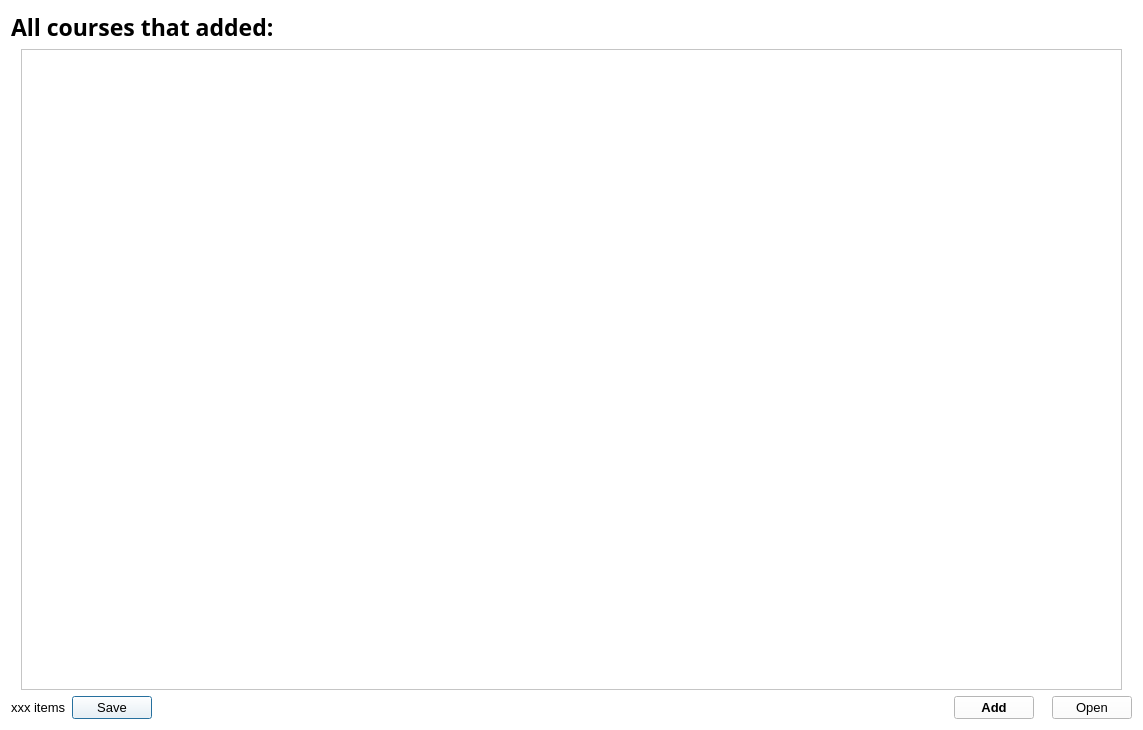
<?xml version="1.0" encoding="UTF-8"?>
<ui version="4.0">
 <class>CoursesWindow</class>
 <widget class="QDialog" name="CoursesWindow">
  <property name="geometry">
   <rect>
    <x>0</x>
    <y>0</y>
    <width>1143</width>
    <height>730</height>
   </rect>
  </property>
  <property name="minimumSize">
   <size>
    <width>1006</width>
    <height>643</height>
   </size>
  </property>
  <property name="palette">
   <palette>
    <active>
     <colorrole role="WindowText">
      <brush brushstyle="SolidPattern">
       <color alpha="255">
        <red>0</red>
        <green>0</green>
        <blue>0</blue>
       </color>
      </brush>
     </colorrole>
     <colorrole role="Button">
      <brush brushstyle="SolidPattern">
       <color alpha="255">
        <red>255</red>
        <green>255</green>
        <blue>255</blue>
       </color>
      </brush>
     </colorrole>
     <colorrole role="Light">
      <brush brushstyle="SolidPattern">
       <color alpha="255">
        <red>255</red>
        <green>255</green>
        <blue>255</blue>
       </color>
      </brush>
     </colorrole>
     <colorrole role="Midlight">
      <brush brushstyle="SolidPattern">
       <color alpha="255">
        <red>255</red>
        <green>255</green>
        <blue>255</blue>
       </color>
      </brush>
     </colorrole>
     <colorrole role="Dark">
      <brush brushstyle="SolidPattern">
       <color alpha="255">
        <red>127</red>
        <green>127</green>
        <blue>127</blue>
       </color>
      </brush>
     </colorrole>
     <colorrole role="Mid">
      <brush brushstyle="SolidPattern">
       <color alpha="255">
        <red>170</red>
        <green>170</green>
        <blue>170</blue>
       </color>
      </brush>
     </colorrole>
     <colorrole role="Text">
      <brush brushstyle="SolidPattern">
       <color alpha="255">
        <red>0</red>
        <green>0</green>
        <blue>0</blue>
       </color>
      </brush>
     </colorrole>
     <colorrole role="BrightText">
      <brush brushstyle="SolidPattern">
       <color alpha="255">
        <red>255</red>
        <green>255</green>
        <blue>255</blue>
       </color>
      </brush>
     </colorrole>
     <colorrole role="ButtonText">
      <brush brushstyle="SolidPattern">
       <color alpha="255">
        <red>0</red>
        <green>0</green>
        <blue>0</blue>
       </color>
      </brush>
     </colorrole>
     <colorrole role="Base">
      <brush brushstyle="SolidPattern">
       <color alpha="255">
        <red>255</red>
        <green>255</green>
        <blue>255</blue>
       </color>
      </brush>
     </colorrole>
     <colorrole role="Window">
      <brush brushstyle="SolidPattern">
       <color alpha="255">
        <red>255</red>
        <green>255</green>
        <blue>255</blue>
       </color>
      </brush>
     </colorrole>
     <colorrole role="Shadow">
      <brush brushstyle="SolidPattern">
       <color alpha="255">
        <red>0</red>
        <green>0</green>
        <blue>0</blue>
       </color>
      </brush>
     </colorrole>
     <colorrole role="AlternateBase">
      <brush brushstyle="SolidPattern">
       <color alpha="255">
        <red>255</red>
        <green>255</green>
        <blue>255</blue>
       </color>
      </brush>
     </colorrole>
     <colorrole role="ToolTipBase">
      <brush brushstyle="SolidPattern">
       <color alpha="255">
        <red>255</red>
        <green>255</green>
        <blue>220</blue>
       </color>
      </brush>
     </colorrole>
     <colorrole role="ToolTipText">
      <brush brushstyle="SolidPattern">
       <color alpha="255">
        <red>0</red>
        <green>0</green>
        <blue>0</blue>
       </color>
      </brush>
     </colorrole>
    </active>
    <inactive>
     <colorrole role="WindowText">
      <brush brushstyle="SolidPattern">
       <color alpha="255">
        <red>0</red>
        <green>0</green>
        <blue>0</blue>
       </color>
      </brush>
     </colorrole>
     <colorrole role="Button">
      <brush brushstyle="SolidPattern">
       <color alpha="255">
        <red>255</red>
        <green>255</green>
        <blue>255</blue>
       </color>
      </brush>
     </colorrole>
     <colorrole role="Light">
      <brush brushstyle="SolidPattern">
       <color alpha="255">
        <red>255</red>
        <green>255</green>
        <blue>255</blue>
       </color>
      </brush>
     </colorrole>
     <colorrole role="Midlight">
      <brush brushstyle="SolidPattern">
       <color alpha="255">
        <red>255</red>
        <green>255</green>
        <blue>255</blue>
       </color>
      </brush>
     </colorrole>
     <colorrole role="Dark">
      <brush brushstyle="SolidPattern">
       <color alpha="255">
        <red>127</red>
        <green>127</green>
        <blue>127</blue>
       </color>
      </brush>
     </colorrole>
     <colorrole role="Mid">
      <brush brushstyle="SolidPattern">
       <color alpha="255">
        <red>170</red>
        <green>170</green>
        <blue>170</blue>
       </color>
      </brush>
     </colorrole>
     <colorrole role="Text">
      <brush brushstyle="SolidPattern">
       <color alpha="255">
        <red>0</red>
        <green>0</green>
        <blue>0</blue>
       </color>
      </brush>
     </colorrole>
     <colorrole role="BrightText">
      <brush brushstyle="SolidPattern">
       <color alpha="255">
        <red>255</red>
        <green>255</green>
        <blue>255</blue>
       </color>
      </brush>
     </colorrole>
     <colorrole role="ButtonText">
      <brush brushstyle="SolidPattern">
       <color alpha="255">
        <red>0</red>
        <green>0</green>
        <blue>0</blue>
       </color>
      </brush>
     </colorrole>
     <colorrole role="Base">
      <brush brushstyle="SolidPattern">
       <color alpha="255">
        <red>255</red>
        <green>255</green>
        <blue>255</blue>
       </color>
      </brush>
     </colorrole>
     <colorrole role="Window">
      <brush brushstyle="SolidPattern">
       <color alpha="255">
        <red>255</red>
        <green>255</green>
        <blue>255</blue>
       </color>
      </brush>
     </colorrole>
     <colorrole role="Shadow">
      <brush brushstyle="SolidPattern">
       <color alpha="255">
        <red>0</red>
        <green>0</green>
        <blue>0</blue>
       </color>
      </brush>
     </colorrole>
     <colorrole role="AlternateBase">
      <brush brushstyle="SolidPattern">
       <color alpha="255">
        <red>255</red>
        <green>255</green>
        <blue>255</blue>
       </color>
      </brush>
     </colorrole>
     <colorrole role="ToolTipBase">
      <brush brushstyle="SolidPattern">
       <color alpha="255">
        <red>255</red>
        <green>255</green>
        <blue>220</blue>
       </color>
      </brush>
     </colorrole>
     <colorrole role="ToolTipText">
      <brush brushstyle="SolidPattern">
       <color alpha="255">
        <red>0</red>
        <green>0</green>
        <blue>0</blue>
       </color>
      </brush>
     </colorrole>
    </inactive>
    <disabled>
     <colorrole role="WindowText">
      <brush brushstyle="SolidPattern">
       <color alpha="255">
        <red>127</red>
        <green>127</green>
        <blue>127</blue>
       </color>
      </brush>
     </colorrole>
     <colorrole role="Button">
      <brush brushstyle="SolidPattern">
       <color alpha="255">
        <red>255</red>
        <green>255</green>
        <blue>255</blue>
       </color>
      </brush>
     </colorrole>
     <colorrole role="Light">
      <brush brushstyle="SolidPattern">
       <color alpha="255">
        <red>255</red>
        <green>255</green>
        <blue>255</blue>
       </color>
      </brush>
     </colorrole>
     <colorrole role="Midlight">
      <brush brushstyle="SolidPattern">
       <color alpha="255">
        <red>255</red>
        <green>255</green>
        <blue>255</blue>
       </color>
      </brush>
     </colorrole>
     <colorrole role="Dark">
      <brush brushstyle="SolidPattern">
       <color alpha="255">
        <red>127</red>
        <green>127</green>
        <blue>127</blue>
       </color>
      </brush>
     </colorrole>
     <colorrole role="Mid">
      <brush brushstyle="SolidPattern">
       <color alpha="255">
        <red>170</red>
        <green>170</green>
        <blue>170</blue>
       </color>
      </brush>
     </colorrole>
     <colorrole role="Text">
      <brush brushstyle="SolidPattern">
       <color alpha="255">
        <red>127</red>
        <green>127</green>
        <blue>127</blue>
       </color>
      </brush>
     </colorrole>
     <colorrole role="BrightText">
      <brush brushstyle="SolidPattern">
       <color alpha="255">
        <red>255</red>
        <green>255</green>
        <blue>255</blue>
       </color>
      </brush>
     </colorrole>
     <colorrole role="ButtonText">
      <brush brushstyle="SolidPattern">
       <color alpha="255">
        <red>127</red>
        <green>127</green>
        <blue>127</blue>
       </color>
      </brush>
     </colorrole>
     <colorrole role="Base">
      <brush brushstyle="SolidPattern">
       <color alpha="255">
        <red>255</red>
        <green>255</green>
        <blue>255</blue>
       </color>
      </brush>
     </colorrole>
     <colorrole role="Window">
      <brush brushstyle="SolidPattern">
       <color alpha="255">
        <red>255</red>
        <green>255</green>
        <blue>255</blue>
       </color>
      </brush>
     </colorrole>
     <colorrole role="Shadow">
      <brush brushstyle="SolidPattern">
       <color alpha="255">
        <red>0</red>
        <green>0</green>
        <blue>0</blue>
       </color>
      </brush>
     </colorrole>
     <colorrole role="AlternateBase">
      <brush brushstyle="SolidPattern">
       <color alpha="255">
        <red>255</red>
        <green>255</green>
        <blue>255</blue>
       </color>
      </brush>
     </colorrole>
     <colorrole role="ToolTipBase">
      <brush brushstyle="SolidPattern">
       <color alpha="255">
        <red>255</red>
        <green>255</green>
        <blue>220</blue>
       </color>
      </brush>
     </colorrole>
     <colorrole role="ToolTipText">
      <brush brushstyle="SolidPattern">
       <color alpha="255">
        <red>0</red>
        <green>0</green>
        <blue>0</blue>
       </color>
      </brush>
     </colorrole>
    </disabled>
   </palette>
  </property>
  <property name="font">
   <font>
    <family>Segoe UI</family>
    <pointsize>10</pointsize>
    <weight>50</weight>
    <bold>false</bold>
    <stylestrategy>PreferDefault</stylestrategy>
   </font>
  </property>
  <property name="windowTitle">
   <string>All Courses</string>
  </property>
  <layout class="QVBoxLayout" name="verticalLayout_2">
   <item>
    <widget class="QLabel" name="label">
     <property name="font">
      <font>
       <family>Segoe UI Semibold</family>
       <pointsize>17</pointsize>
       <weight>75</weight>
       <italic>false</italic>
       <bold>true</bold>
       <underline>false</underline>
       <stylestrategy>PreferDefault</stylestrategy>
       <kerning>false</kerning>
      </font>
     </property>
     <property name="text">
      <string>All courses that added:</string>
     </property>
    </widget>
   </item>
   <item>
    <layout class="QHBoxLayout" name="horizontalLayout_2">
     <item>
      <spacer name="horizontalSpacer_3">
       <property name="orientation">
        <enum>Qt::Horizontal</enum>
       </property>
       <property name="sizeType">
        <enum>QSizePolicy::Fixed</enum>
       </property>
       <property name="sizeHint" stdset="0">
        <size>
         <width>10</width>
         <height>20</height>
        </size>
       </property>
      </spacer>
     </item>
     <item>
      <widget class="QListWidget" name="lw_allCourses">
       <property name="contextMenuPolicy">
        <enum>Qt::CustomContextMenu</enum>
       </property>
      </widget>
     </item>
     <item>
      <spacer name="horizontalSpacer_4">
       <property name="orientation">
        <enum>Qt::Horizontal</enum>
       </property>
       <property name="sizeType">
        <enum>QSizePolicy::Fixed</enum>
       </property>
       <property name="sizeHint" stdset="0">
        <size>
         <width>10</width>
         <height>20</height>
        </size>
       </property>
      </spacer>
     </item>
    </layout>
   </item>
   <item>
    <layout class="QHBoxLayout" name="horizontalLayout">
     <item>
      <widget class="QLabel" name="tv_CoursesCount">
       <property name="enabled">
        <bool>true</bool>
       </property>
       <property name="text">
        <string>xxx items</string>
       </property>
      </widget>
     </item>
     <item>
      <widget class="QPushButton" name="pushButton">
       <property name="text">
        <string>Save</string>
       </property>
      </widget>
     </item>
     <item>
      <spacer name="horizontalSpacer">
       <property name="orientation">
        <enum>Qt::Horizontal</enum>
       </property>
       <property name="sizeHint" stdset="0">
        <size>
         <width>40</width>
         <height>20</height>
        </size>
       </property>
      </spacer>
     </item>
     <item>
      <widget class="QPushButton" name="btn_add">
       <property name="font">
        <font>
         <weight>75</weight>
         <bold>true</bold>
        </font>
       </property>
       <property name="text">
        <string>Add</string>
       </property>
      </widget>
     </item>
     <item>
      <spacer name="horizontalSpacer_2">
       <property name="orientation">
        <enum>Qt::Horizontal</enum>
       </property>
       <property name="sizeType">
        <enum>QSizePolicy::Fixed</enum>
       </property>
       <property name="sizeHint" stdset="0">
        <size>
         <width>12</width>
         <height>20</height>
        </size>
       </property>
      </spacer>
     </item>
     <item>
      <widget class="QPushButton" name="btn_open">
       <property name="text">
        <string>Open</string>
       </property>
      </widget>
     </item>
    </layout>
   </item>
  </layout>
 </widget>
 <resources/>
 <connections>
  <connection>
   <sender>btn_add</sender>
   <signal>clicked()</signal>
   <receiver>CoursesWindow</receiver>
   <slot>btn_add()</slot>
   <hints>
    <hint type="sourcelabel">
     <x>1033</x>
     <y>711</y>
    </hint>
    <hint type="destinationlabel">
     <x>532</x>
     <y>7</y>
    </hint>
   </hints>
  </connection>
  <connection>
   <sender>btn_open</sender>
   <signal>clicked()</signal>
   <receiver>CoursesWindow</receiver>
   <slot>btn_open()</slot>
   <hints>
    <hint type="sourcelabel">
     <x>1111</x>
     <y>697</y>
    </hint>
    <hint type="destinationlabel">
     <x>950</x>
     <y>8</y>
    </hint>
   </hints>
  </connection>
  <connection>
   <sender>lw_allCourses</sender>
   <signal>itemDoubleClicked(QListWidgetItem*)</signal>
   <receiver>CoursesWindow</receiver>
   <slot>btn_open()</slot>
   <hints>
    <hint type="sourcelabel">
     <x>675</x>
     <y>298</y>
    </hint>
    <hint type="destinationlabel">
     <x>401</x>
     <y>8</y>
    </hint>
   </hints>
  </connection>
  <connection>
   <sender>pushButton</sender>
   <signal>clicked()</signal>
   <receiver>CoursesWindow</receiver>
   <slot>saveList()</slot>
   <hints>
    <hint type="sourcelabel">
     <x>88</x>
     <y>698</y>
    </hint>
    <hint type="destinationlabel">
     <x>73</x>
     <y>383</y>
    </hint>
   </hints>
  </connection>
  <connection>
   <sender>lw_allCourses</sender>
   <signal>customContextMenuRequested(QPoint)</signal>
   <receiver>CoursesWindow</receiver>
   <slot>onCourseListContextMenu(QPoint)</slot>
   <hints>
    <hint type="sourcelabel">
     <x>283</x>
     <y>206</y>
    </hint>
    <hint type="destinationlabel">
     <x>258</x>
     <y>42</y>
    </hint>
   </hints>
  </connection>
 </connections>
 <slots>
  <slot>btn_add()</slot>
  <slot>btn_open()</slot>
  <slot>saveList()</slot>
  <slot>onCourseListContextMenu(QPoint)</slot>
 </slots>
</ui>
